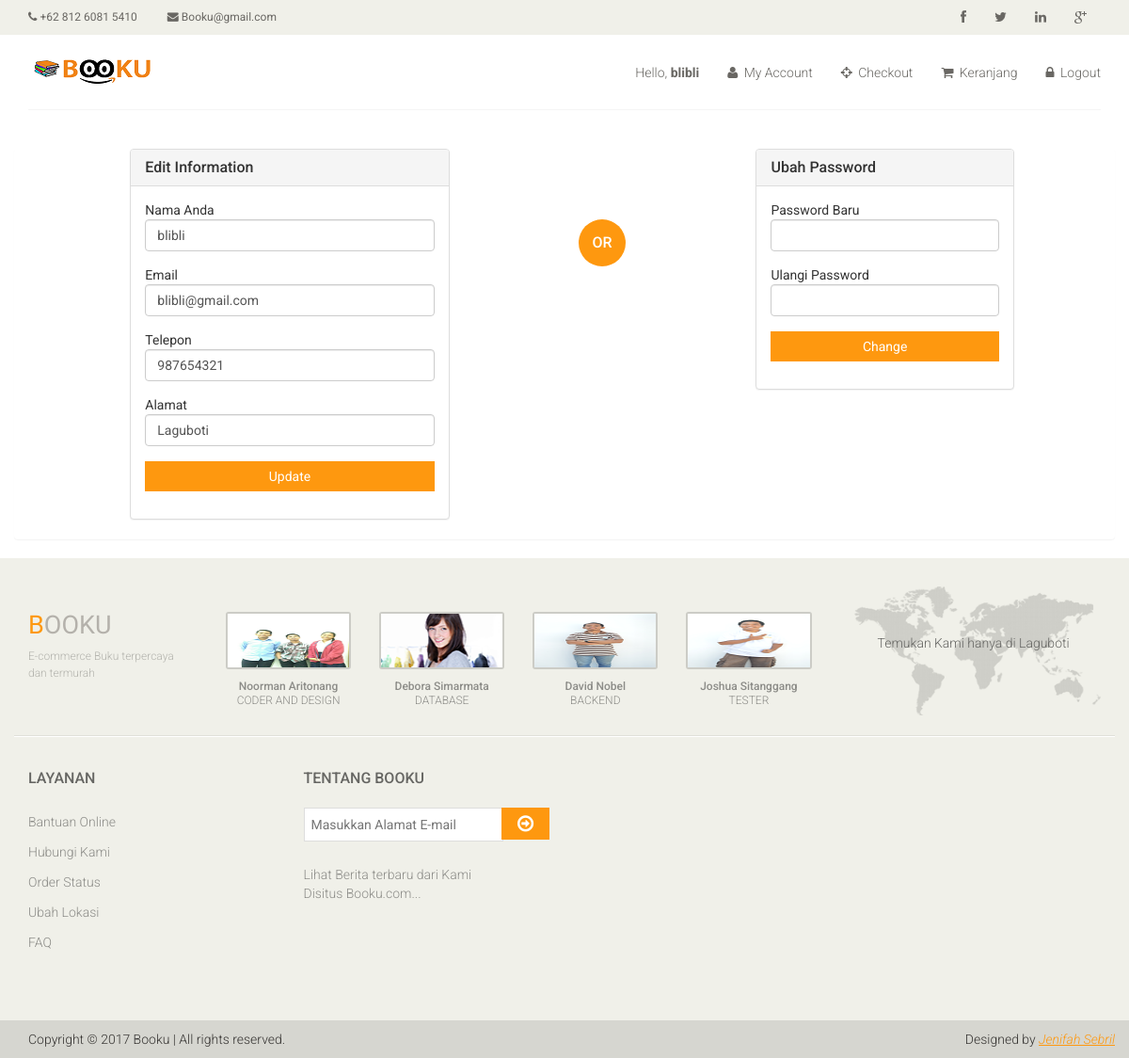
The page /userAccount.php (signed in) on the database its author committed.
### tables this page shows
CREATE TABLE `users` (
  `UserId` int(10) NOT NULL,
  `UserName` varchar(50) NOT NULL,
  `Email` varchar(50) NOT NULL,
  `Password` varchar(45) NOT NULL,
  `Address` varchar(100) NOT NULL,
  `Phone` int(30) NOT NULL,
  `Type` varchar(50) NOT NULL,
  `Picture` varchar(100) NOT NULL,
  `Re-Password` varchar(100) NOT NULL
);

### userAccount.php (the view, shortened to what this page needs)
<?php
	$userId = $_SESSION["UserId"];
	require_once "config.php";
	$result = "Select * from users where UserId='$userId'";
	$query = mysqli_query($dbhandle,$result);
	$row=mysqli_fetch_array($query);
?>
<html>
<head>
    <link href="css/bootstrap.min.css" rel="stylesheet">
    <link href="css/font-awesome.min.css" rel="stylesheet">
    <link href="css/prettyPhoto.css" rel="stylesheet">
    <link href="css/price-range.css" rel="stylesheet">
    <link href="css/animate.css" rel="stylesheet">
	<link href="css/main.css" rel="stylesheet">
	<link href="css/responsive.css" rel="stylesheet">
</head>
<body>
    <?php include('header.php');?>
<div class="container body-content">
    <div class="row panel" >
        <div class="col-sm-6 ">
			<div class="col-md-8 col-md-offset-2">
			<div class="login-panel panel panel-default">
				<div class="panel-heading">
					<h3 class="panel-title">Edit Information</h3>
				</div>
				<div class="panel-body">
					<form enctype="multipart/form-data" role="form" method="POST" action="#">
						<fieldset>
							<div class="form-group">
								Nama Anda
								<input class="form-control"  name="userName" type="text" value="<?php echo $row["UserName"];?>">
							</div>
							<div class="form-group">
								Email
								<input class="form-control"  name="email" type="text"  value="<?php echo $row["Email"];?>">
							</div>
							<div class="form-group">
								Telepon
								<input class="form-control"  name="phone" type="number" value="<?php echo $row["Phone"];?>">
							</div>
							<div class="form-group">
								Alamat
								<input class="form-control"  name="address" type="text" value="<?php echo $row["Address"];?>">
							</div>
							<input type="submit" class="btn  btn-primary btn-block" value="Update" name="update"/>
						</fieldset>
					</form>
				</div>
				</div>
			</div>
		</div>
		<div class="col-sm-1">
			<h2 class="or">OR</h2>
		</div>
        <div class="col-sm-5">
			<div class="col-md-8 col-md-offset-2">
			<div class="login-panel panel panel-default">
				<div class="panel-heading">
					<h3 class="panel-title">Ubah Password</h3>
				</div>
				<div class="panel-body">
					<form enctype="multipart/form-data" role="form" method="POST" action="#">
						<fieldset>
							<div class="form-group">
								Password Baru
								<input class="form-control"  name="pass" type="text" value="">
							</div>
							<div class="form-group">
								Ulangi Password
								<input class="form-control"  name="rePass" type="text"  value="">
							</div>
							<input type="submit" class="btn  btn-primary btn-block" value="Change" name="change"/>
						</fieldset>
					</form>
				</div>
				</div>
			</div>
        </div>
    </div>
</div>
<?php include('footer.php');?>
</body>
</html>

### css/main.css (style rules this page uses)
body { font-family: 'Roboto', sans-serif; background:; position: relative; font-weight:400px; }
h1, h2, h3, h4, h5, h6 { font-family: 'Roboto', sans-serif; }
.or { background: #FE980F; border-radius: 40px; color: #FFFFFF; font-family: 'Roboto', sans-serif; font-size: 16px; height: 50px; line-height: 50px; margin-top: 75px; text-align: center; width: 50px; }
.btn.btn-primary { background:#FE980F; border: 0 none; border-radius: 0; margin-top: 16px; }

### rows shown on the page
users: userName "blibli", email "blibli@gmail.com", phone "987654321", address "Laguboti"

### other values the page prints
$_SESSION["UserName"] "blibli"
